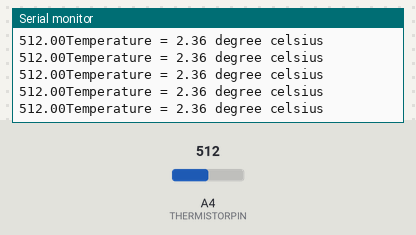
The sketch below on a simulated Arduino Uno, built with avr-gcc and run on an emulated ATmega328P. On the bench: the last lines printed to the serial monitor. The inputs (shaded band) are chosen by the test bench; at power-on: A4 (THERMISTORPIN) = 512.

Above: at 1.2 s.
1.3 s: A4 (THERMISTORPIN) set to 462
At 2.4 s:
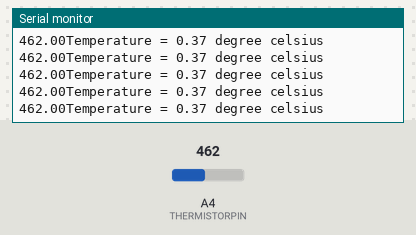
2.8 s: A4 (THERMISTORPIN) set to 444
At 3.4 s:
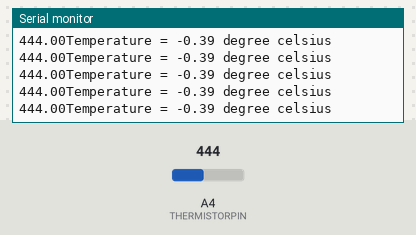
Timing chart, 0 to 5.8 s (numbered marks = the images above; inputs shaded):
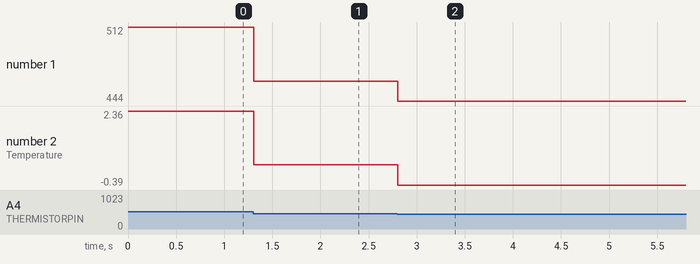

Measured:
- after the input at 1.3 s, the serial monitor: prints a new line at once (image 1)
- after the input at 2.8 s, the serial monitor: prints a new line at once (image 2)
- plotted number 1: 512 → 462 after the input at 1.3 s, 462 → 444 after the input at 2.8 s
- plotted number 2: 2.36 → 0.37 after the input at 1.3 s, 0.37 → -0.39 after the input at 2.8 s

The sketch:

thermistor.ino
```cpp
#define THERMISTORPIN 4

const double VCC = 3.3;
const double R2 = 47000;

double Vout;
double Rth;
double Vin;
double temperature;
const double A =95.81;
const double B =202.11;
const double C =050.74;

void setup()
{
  Serial.begin(115200);  /* Define baud rate for serial communication */
}

void loop()
{

  temp();

  Serial.print(Vin);
  Serial.print("Temperature = ");

  //Serial.println(A);
  Serial.print(temperature);
  Serial.println(" degree celsius");
  //delay(500);

}
void temp()
{

  Vin = analogRead(THERMISTORPIN);
  Vout = (Vin * VCC) / 4095;
  Rth = (VCC * R2 / Vout) - R2;

  temperature = (1 / (A*pow(10,-5) + (B*pow(10,-6) * log(Rth)) + (C*pow(10,-9) * pow((log(Rth)),3))));   // Temperature in kelvin

  temperature = temperature - 273.15;  // Temperature in degree celsius

}
```
